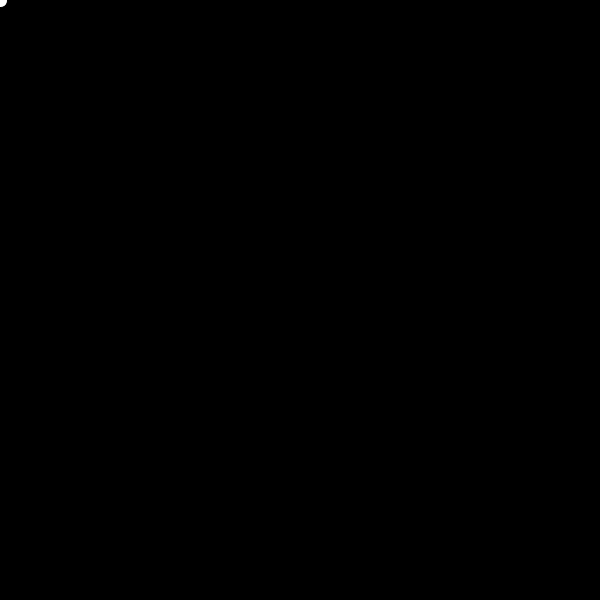
Frame 1 (no input)
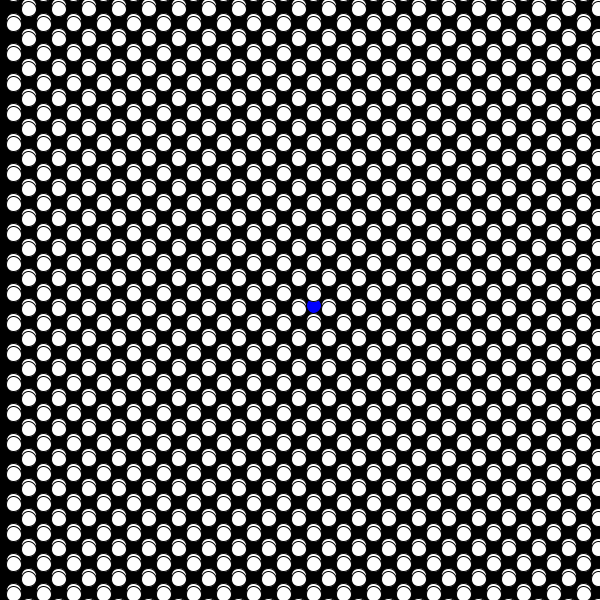
Frame 60 (the mouse pressed at the canvas centre just before this capture)
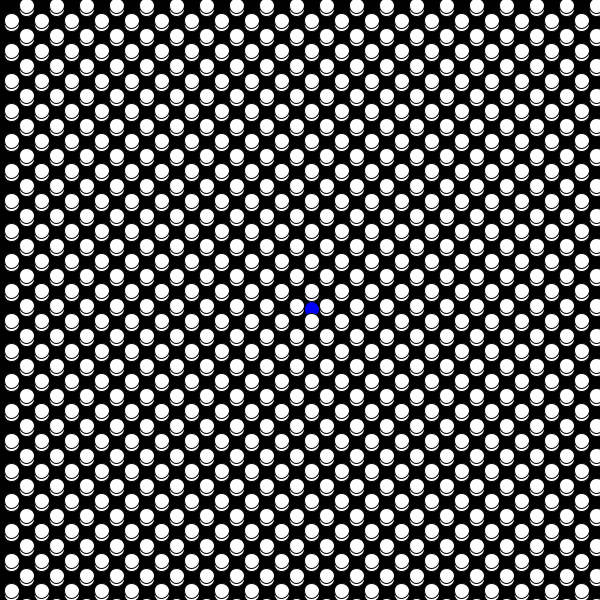
Frame 120 (the mouse held since frame 60 and released just before this capture)

The Processing sketch that drew these frames (run headless with seeded random() and noise(); from frame 60 on, the mouse is pressed at the canvas centre):

// Processing sketch: twoDWithOrbits
// ── twoDWithOrbits.pde
int num = 100; 

//here we are creating a single object from our Particle class; 
//this calls the class we're bringing in the main sketch
Particle myParticle; 
//here we are creating a 2D array objects from our Particle class; 
Particle [][] particles = new Particle[num][num]; 

int size = 15; 

void setup(){
  size(600, 600); 
  
  //(sets values for the parameters from the placeholders in the class)
  myParticle = new Particle(width/2, height/2); 
  
  //initializing particles for our 2D particle array 
  //we use for loops here so we don't have to initialize 1000 objects
  for(int i = 0; i< num; i++){
    for(int j = 0; j< num; j++){
      particles[i][j] = new Particle(i*size, j*size); 
    }
  }
}

void draw(){
  background(0); 
  
  //to call the methods from our class, we need to use dot notation
  //here we call the display and orbit methods 
  //we plug in a color parameter, and a -1 to make the orbit counter clockwise
  myParticle.display(color(0, 0, 255)); 
  myParticle.orbit(-1); 
  
  for(int i = 0; i<num; i++){
    for(int j = 0; j<num; j++){
      particles[i][j].display(color(255));
      
      //orbit all in the same direction
      //particles[i][j].orbit(1); 
      
      //alternate orbits
      if((i+j) % 2 == 0){
        particles[i][j].orbit(1);
      }else{
        particles[i][j].orbit(-1); 
      }
    }
  }
}
// ── Particle.pde
//we want to setup a particle that has its own orbital movement 
//need to first define what kind of data we'll need 
class Particle{
  //PVectors allow us to store components of type x and y
  //this is helpful for storing things like position, acceleration, and velocity
  
  //data
  PVector position; 
  PVector translate; 
  int size; 
  
  //constructor. (sets up parameters)
  Particle(int _xPos, int _yPos){
    position = new PVector(0, 0); 
    translate = new PVector (_xPos, _yPos); //how much the ellipses are shifting over
    size = 15; 
  }
  
  //we can add a parameter to control fill color
  void display(color c){
    fill(c); 
    ellipse(position.x, position.y, size, size); 
  }
  
  //orbit direction here controls if orbit clockwise or counter-clockwise 
  void orbit(int orbitDirection){
    //the translate moves the orbit
    position.x = cos(frameCount*.1)*size + translate.x; 
    position.y = orbitDirection*sin(frameCount*.1)*size + translate.y; 
  }
}
